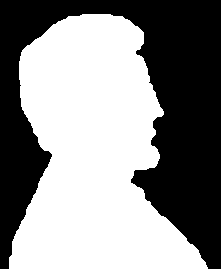
#> input picture 03 - OperadoresMorfológicos/pattern06.bmp, 221 x 269 px
$ python hw_03.py
#> lines starting #> are read from the running program, lines starting #| are printed output that depends on the picture; after the words box and inside, x2 and y2 are one past the last pixel; in counts of white or black regions, pixels touching at a corner belong together; long printed decimals are rounded
# -*- coding: utf-8 -*-
"""HW-03.ipynb

Automatically generated by Colaboratory.

Original file is located at
    https://colab.research.google.com/drive/1uCSY51NVnllv_ysDXW5IlnPDCsX04pWD

# **OPERADORES MORFOLÓGICOS**
"""

import numpy as np                 # Trabaja con arreglos
import matplotlib.pyplot as plt    # Trabaja con visualización de información
import matplotlib.image as mpimg   # Trabaja con apertura/almacenamiento de imágenes
from skimage import color          # Con ayuda de este se convierte la imagen de color a escala de grises
from skimage.morphology import disk, square, diamond, rectangle # Se importan las formas estructurantes

# CONSTANTES
img = mpimg.imread(r'pattern06.bmp')        # Se carga la imagen
#> img: shape (269, 221); 54.6% white; 1 black region, box (x1, y1, x2, y2) and area: (0, 0, 221, 269) 26994
opm = ['erode', 'dilate', 'open', 'close']  # Operaciones morfológicas
se = ['line', 'square', 'diamond', 'disk']  # Formas estructurantes
size = 15                                   # Tamaño de la forma estructurante

"""## Funciones de ayuda y chequeo de imagen"""

def show_props(image):  # Muestra propiedades de la imagen
  print("\nimg type: ", type(image))
#| img type:  <class 'numpy.ndarray'>
  print("img shape: ", image.shape)
#| img shape:  (269, 221)
  print("img size: ", image.size)
#| img size:  59449
  print("img min: ", image.min())
#| img min:  0
  print("img max: ", image.max())
#| img max:  255
  print("img mean: ", image.mean())
#| img mean:  139.212

def show_img(image):    # Muestra imagen
  plt.figure()
  plt.imshow(image, cmap=plt.cm.gray, vmin=0, vmax=image.max())
  plt.axis('off')
  plt.colorbar()

def check_img():  # Checa la imagen si es a color y lo cambia a grises, y lo reescala (0,1) a (0,255)
  global img
  if len(img.shape) > 2:
    show_props(img)
    print("\nSe convierte a escala de grises")
    img = 255*color.rgb2gray(img)

print("IMAGEN ORIGINAL")
show_props(img)
show_img(img)

check_img()
I = img
print("\nDespués de checar")
show_props(I)
#| img type:  <class 'numpy.ndarray'>
#| img shape:  (269, 221)
#| img size:  59449
#| img min:  0
#| img max:  255
#| img mean:  139.212
show_img(I)

"""## Elementos estructurantes"""

def create_struct_elem(element, size):
    if element == 'line':
        return rectangle(size, 1) # Para este caso es un rectángulo de tamaño size-filas x 1 columna
    elif element == 'square':
        return square(size)
    elif element == 'diamond':
        return diamond(size)
    elif element == 'disk':
        return disk(size)
    else:
        raise ValueError(f"Element type '{element}' not recognized.")

"""## Operaciones morfológicas"""

# Función de erosión con kernel
def erode(img, kernel):
    h, w = img.shape
#> h = 269; w = 221
    kh, kw = kernel.shape

    # Obtener el tamaño del borde de ceros necesario para evitar errores en la operación
    pad_height, pad_width = kh//2, kw//2

    # Agregar el borde de ceros a la imagen
    padded_img = np.pad(img, ((pad_height, pad_height), (pad_width, pad_width)), mode='constant')
#> padded_img: shape (283, 221); 51.9% white; 1 black region, box (x1, y1, x2, y2) and area: (0, 0, 221, 283) 30088

    # Crear la matriz de salida
    output = np.zeros((h, w), dtype=np.uint8)

    # Recorrer la imagen de entrada
    for i in range(h):
        for j in range(w):
            # Obtener la submatriz centrada en el pixel actual
            sub = padded_img[i:i+kh, j:j+kw]
            # Realiza la operación de erosión
            output[i, j] = np.min(sub[kernel == 1])
#> output: shape (269, 221); 48% white; 1 white region, box (x1, y1, x2, y2) and area: (12, 21, 200, 262) 28561

    return output

# Función de dilatación con kernel
def dilate(img, kernel):
    h, w = img.shape
    kh, kw = kernel.shape

    # Obtener el tamaño del borde de ceros necesario para evitar errores en la operación
    pad_height, pad_width = kh//2, kw//2

    # Agregar el borde de ceros a la imagen
    padded_img = np.pad(img, ((pad_height, pad_height), (pad_width, pad_width)), mode='constant')

    # Crear la matriz de salida
    output = np.zeros((h, w), dtype=np.uint8)

    # Recorrer la imagen
    for i in range(h):
        for j in range(w):
            # Obtener la submatriz centrada en el pixel actual
            sub = padded_img[i:i+kh, j:j+kw]
            # Realiza la operación de dilatación
            output[i, j] = np.max(sub[kernel == 1])

    return output

# Función para apertura con kernel
def open(image, kernel):
    eroded = erode(image, kernel)
    dilated = dilate(eroded, kernel)
    return dilated

# Función para cierre con kernel
def close(image, kernel):
    dilated = dilate(image, kernel)
    eroded = erode(dilated, kernel)
    return eroded

def morphoper(image, operation, element, size):
    # Crear el kernel
    kernel = create_struct_elem(element, size)

    # Aplicar la operación morfológica
    if operation == 'erode':
        output = erode(image, kernel)
    elif operation == 'dilate':
        output = dilate(image, kernel)
    elif operation == 'open':
        output = open(image, kernel)
    elif operation == 'close':
        output = close(image, kernel)
    else:
        raise ValueError("Operación morfológica no válida.")

    return output

print("\nAplicando Erosión: ")

Morph1 = morphoper(I, opm[0], se[0], size)
print("\nCon forma estructurante de línea: ")
show_props(Morph1)
#| img type:  <class 'numpy.ndarray'>
#| img shape:  (269, 221)
#| img size:  59449
#| img min:  0
#| img max:  255
#| img mean:  122.509
show_img(Morph1)
plt.imsave('output_erosion_1.jpg', Morph1, cmap=plt.cm.gray, vmin= Morph1.min(), vmax= Morph1.max())

Morph2 = morphoper(I, opm[0], se[1], size)
#> in erode (call 2), `padded_img = np.pad(img, ((pad_height, pad_height), (pad_width, pad_wi..`: padded_img: shape (283, 235); 48.8% white; 1 white region, box (x1, y1, x2, y2) and area: (16, 21, 215, 276) 32455
#> after the loop in erode (call 2), `for i in range(h):`: output: shape (269, 221); 42.4% white; 1 white region, box (x1, y1, x2, y2) and area: (19, 21, 193, 262) 25187
print("\nCon forma estructurante de cuadrado: ")
show_props(Morph2)
#| img type:  <class 'numpy.ndarray'>
#| img shape:  (269, 221)
#| img size:  59449
#| img min:  0
#| img max:  255
#| img mean:  108.037
show_img(Morph2)
plt.imsave('output_erosion_2.jpg', Morph2, cmap=plt.cm.gray, vmin= Morph2.min(), vmax= Morph2.max())

Morph3 = morphoper(I, opm[0], se[2], size)
#> in erode (call 3), `padded_img = np.pad(img, ((pad_height, pad_height), (pad_width, pad_wi..`: padded_img: shape (299, 251); 43.2% white; 1 white region, box (x1, y1, x2, y2) and area: (24, 29, 223, 284) 32455
#> after the loop in erode (call 3), `for i in range(h):`: output: shape (269, 221); 35.6% white; 1 white region, box (x1, y1, x2, y2) and area: (27, 29, 185, 254) 21189
print("\nCon forma estructurante de diamante: ")
show_props(Morph3)
#| img type:  <class 'numpy.ndarray'>
#| img shape:  (269, 221)
#| img size:  59449
#| img min:  0
#| img max:  255
#| img mean:  90.888
show_img(Morph3)
plt.imsave('output_erosion_3.jpg', Morph3, cmap=plt.cm.gray, vmin= Morph3.min(), vmax= Morph3.max())

Morph4 = morphoper(I, opm[0], se[3], size)
#> after the loop in erode (call 4), `for i in range(h):`: output: shape (269, 221); 33.8% white; 1 white region, box (x1, y1, x2, y2) and area: (27, 29, 179, 254) 20119
print("\nCon forma estructurante de disco: ")
show_props(Morph4)
#| img type:  <class 'numpy.ndarray'>
#| img shape:  (269, 221)
#| img size:  59449
#| img min:  0
#| img max:  255
#| img mean:  86.298
show_img(Morph4)
plt.imsave('output_erosion_4.jpg', Morph4, cmap=plt.cm.gray, vmin= Morph4.min(), vmax= Morph4.max())

print("\nAplicando Dilatación: ")

Morph5 = morphoper(I, opm[1], se[0], size)
#> after the loop in dilate, `for i in range(h):`: output: shape (269, 221); 58.7% white; 1 black region, box (x1, y1, x2, y2) and area: (0, 0, 221, 269) 24537
print("\nCon forma estructurante de línea: ")
show_props(Morph5)
#| img type:  <class 'numpy.ndarray'>
#| img shape:  (269, 221)
#| img size:  59449
#| img min:  0
#| img max:  255
#| img mean:  149.751
show_img(Morph5)
plt.imsave('output_dilatacion_1.jpg', Morph5, cmap=plt.cm.gray, vmin= Morph5.min(), vmax= Morph5.max())

Morph6 = morphoper(I, opm[1], se[1], size)
#> after the loop in dilate (call 2), `for i in range(h):`: output: shape (269, 221); 64.9% white; 1 black region, box (x1, y1, x2, y2) and area: (0, 0, 221, 269) 20869
print("\nCon forma estructurante de cuadrado: ")
show_props(Morph6)
#| img type:  <class 'numpy.ndarray'>
#| img shape:  (269, 221)
#| img size:  59449
#| img min:  0
#| img max:  255
#| img mean:  165.485
show_img(Morph6)
plt.imsave('output_dilatacion_2.jpg', Morph6, cmap=plt.cm.gray, vmin= Morph6.min(), vmax= Morph6.max())

Morph7 = morphoper(I, opm[1], se[2], size)
#> after the loop in dilate (call 3), `for i in range(h):`: output: shape (269, 221); 69.8% white; 2 black regions, box (x1, y1, x2, y2) and area: (113, 0, 221, 262) 13488, (0, 0, 80, 234) 4483
print("\nCon forma estructurante de diamante: ")
show_props(Morph7)
#| img type:  <class 'numpy.ndarray'>
#| img shape:  (269, 221)
#| img size:  59449
#| img min:  0
#| img max:  255
#| img mean:  177.915
show_img(Morph7)
plt.imsave('output_dilatacion_3.jpg', Morph7, cmap=plt.cm.gray, vmin= Morph7.min(), vmax= Morph7.max())

Morph8 = morphoper(I, opm[1], se[3], size)
#> after the loop in dilate (call 4), `for i in range(h):`: output: shape (269, 221); 71.8% white; 2 black regions, box (x1, y1, x2, y2) and area: (116, 0, 221, 260) 12735, (0, 0, 77, 231) 4007
print("\nCon forma estructurante de disco: ")
show_props(Morph8)
#| img type:  <class 'numpy.ndarray'>
#| img shape:  (269, 221)
#| img size:  59449
#| img min:  0
#| img max:  255
#| img mean:  183.187
show_img(Morph8)
plt.imsave('output_dilatacion_4.jpg', Morph8, cmap=plt.cm.gray, vmin= Morph8.min(), vmax= Morph8.max())

print("\nAplicando Apertura: ")

Morph9 = morphoper(I, opm[2], se[0], size)
#> in dilate (call 5), `padded_img = np.pad(img, ((pad_height, pad_height), (pad_width, pad_wi..`: padded_img: shape (283, 221); 45.7% white; 1 white region, box (x1, y1, x2, y2) and area: (12, 28, 200, 269) 28561
#> after the loop in dilate (call 5), `for i in range(h):`: output: shape (269, 221); 54.2% white; 1 black region, box (x1, y1, x2, y2) and area: (0, 0, 221, 269) 27220
print("\nCon forma estructurante de línea: ")
show_props(Morph9)
#| img type:  <class 'numpy.ndarray'>
#| img shape:  (269, 221)
#| img size:  59449
#| img min:  0
#| img max:  255
#| img mean:  138.243
show_img(Morph9)
plt.imsave('output_apertura_1.jpg', Morph9, cmap=plt.cm.gray, vmin= Morph9.min(), vmax= Morph9.max())

Morph10 = morphoper(I, opm[2], se[1], size)
#> in dilate (call 6), `padded_img = np.pad(img, ((pad_height, pad_height), (pad_width, pad_wi..`: padded_img: shape (283, 235); 37.9% white; 1 white region, box (x1, y1, x2, y2) and area: (26, 28, 200, 269) 25187
print("\nCon forma estructurante de cuadrado: ")
show_props(Morph10)
#| img type:  <class 'numpy.ndarray'>
#| img shape:  (269, 221)
#| img size:  59449
#| img min:  0
#| img max:  255
#| img mean:  138.243
show_img(Morph10)
plt.imsave('output_apertura_2.jpg', Morph10, cmap=plt.cm.gray, vmin= Morph10.min(), vmax= Morph10.max())

Morph11 = morphoper(I, opm[2], se[2], size)
#> in dilate (call 7), `padded_img = np.pad(img, ((pad_height, pad_height), (pad_width, pad_wi..`: padded_img: shape (299, 251); 28.2% white; 1 white region, box (x1, y1, x2, y2) and area: (42, 44, 200, 269) 21189
#> after the loop in dilate (call 7), `for i in range(h):`: output: shape (269, 221); 53.6% white; 1 black region, box (x1, y1, x2, y2) and area: (0, 0, 221, 269) 27610
print("\nCon forma estructurante de diamante: ")
show_props(Morph11)
#| img type:  <class 'numpy.ndarray'>
#| img shape:  (269, 221)
#| img size:  59449
#| img min:  0
#| img max:  255
#| img mean:  136.570
show_img(Morph11)
plt.imsave('output_apertura_3.jpg', Morph11, cmap=plt.cm.gray, vmin= Morph11.min(), vmax= Morph11.max())

Morph12 = morphoper(I, opm[2], se[3], size)
#> in dilate (call 8), `padded_img = np.pad(img, ((pad_height, pad_height), (pad_width, pad_wi..`: padded_img: shape (299, 251); 26.8% white; 1 white region, box (x1, y1, x2, y2) and area: (42, 44, 194, 269) 20119
#> after the loop in dilate (call 8), `for i in range(h):`: output: shape (269, 221); 53.4% white; 1 black region, box (x1, y1, x2, y2) and area: (0, 0, 221, 269) 27683
print("\nCon forma estructurante de disco: ")
show_props(Morph12)
#| img type:  <class 'numpy.ndarray'>
#| img shape:  (269, 221)
#| img size:  59449
#| img min:  0
#| img max:  255
#| img mean:  136.257
show_img(Morph12)
plt.imsave('output_apertura_4.jpg', Morph12, cmap=plt.cm.gray, vmin= Morph12.min(), vmax= Morph12.max())

print("\nAplicando Cierre: ")

Morph13 = morphoper(I, opm[3], se[0], size)
#> in erode (call 9), `padded_img = np.pad(img, ((pad_height, pad_height), (pad_width, pad_wi..`:
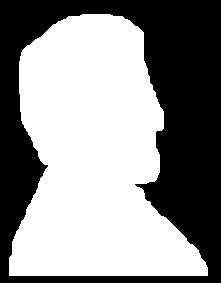
#> padded_img: shape (283, 221); 55.8% white; 1 black region, box (x1, y1, x2, y2) and area: (0, 0, 221, 283) 27631
#> after the loop in erode (call 9), `for i in range(h):`:
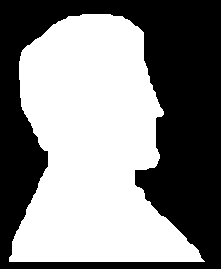
#> output: shape (269, 221); 52.6% white; 1 black region, box (x1, y1, x2, y2) and area: (0, 0, 221, 269) 28183
print("\nCon forma estructurante de línea: ")
show_props(Morph13)
#| img type:  <class 'numpy.ndarray'>
#| img shape:  (269, 221)
#| img size:  59449
#| img min:  0
#| img max:  255
#| img mean:  134.112
show_img(Morph13)
plt.imsave('output_cierre_1.jpg', Morph13, cmap=plt.cm.gray, vmin= Morph13.min(), vmax= Morph13.max())

Morph14 = morphoper(I, opm[3], se[1], size)
#> in erode (call 10), `padded_img = np.pad(img, ((pad_height, pad_height), (pad_width, pad_wi..`: padded_img: shape (283, 235); 58% white; 1 black region, box (x1, y1, x2, y2) and area: (0, 0, 235, 283) 27925
print("\nCon forma estructurante de cuadrado: ")
show_props(Morph14)
#| img type:  <class 'numpy.ndarray'>
#| img shape:  (269, 221)
#| img size:  59449
#| img min:  0
#| img max:  255
#| img mean:  134.112
show_img(Morph14)
plt.imsave('output_cierre_2.jpg', Morph14, cmap=plt.cm.gray, vmin= Morph14.min(), vmax= Morph14.max())

Morph15 = morphoper(I, opm[3], se[2], size)
#> in erode (call 11), `padded_img = np.pad(img, ((pad_height, pad_height), (pad_width, pad_wi..`: padded_img: shape (299, 251); 55.3% white; 1 black region, box (x1, y1, x2, y2) and area: (0, 0, 251, 299) 33571
#> after the loop in erode (call 11), `for i in range(h):`:
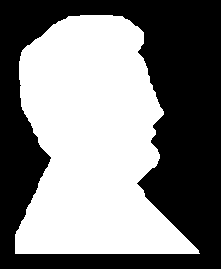
#> output: shape (269, 221); 50% white; 1 black region, box (x1, y1, x2, y2) and area: (0, 0, 221, 269) 29715
print("\nCon forma estructurante de diamante: ")
show_props(Morph15)
#| img type:  <class 'numpy.ndarray'>
#| img shape:  (269, 221)
#| img size:  59449
#| img min:  0
#| img max:  255
#| img mean:  127.541
show_img(Morph15)
plt.imsave('output_cierre_3.jpg', Morph15, cmap=plt.cm.gray, vmin= Morph15.min(), vmax= Morph15.max())

Morph16 = morphoper(I, opm[3], se[3], size)
#> in erode (call 12), `padded_img = np.pad(img, ((pad_height, pad_height), (pad_width, pad_wi..`:
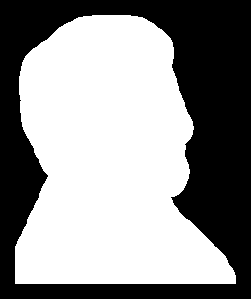
#> padded_img: shape (299, 251); 56.9% white; 1 black region, box (x1, y1, x2, y2) and area: (0, 0, 251, 299) 32342
#> after the loop in erode (call 12), `for i in range(h):`:
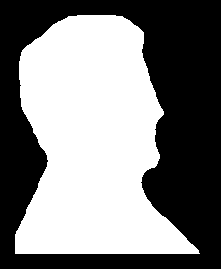
#> output: shape (269, 221); 50.2% white; 1 black region, box (x1, y1, x2, y2) and area: (0, 0, 221, 269) 29593
print("\nCon forma estructurante de disco: ")
show_props(Morph16)
#| img type:  <class 'numpy.ndarray'>
#| img shape:  (269, 221)
#| img size:  59449
#| img min:  0
#| img max:  255
#| img mean:  128.064
show_img(Morph16)
plt.imsave('output_cierre_4.jpg', Morph16, cmap=plt.cm.gray, vmin= Morph16.min(), vmax= Morph16.max())
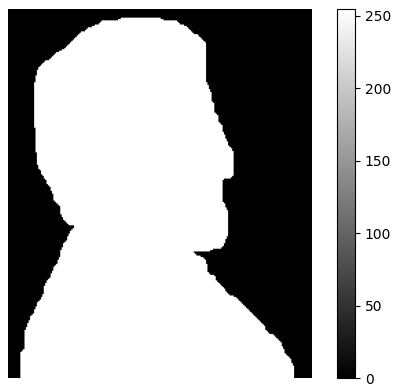
#> figure drawn by matplotlib, 2 panels
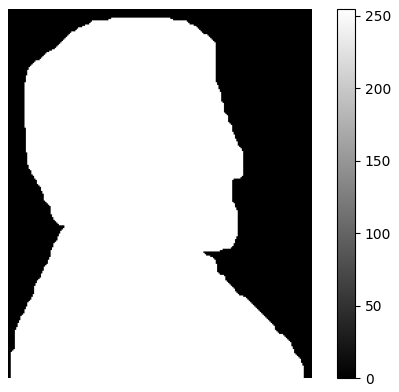
#> figure drawn by matplotlib, 2 panels
